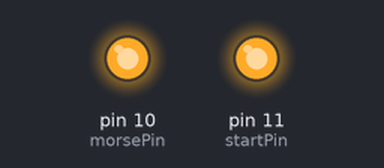
Bench run of a sketch on a simulated Arduino Uno, built with avr-gcc and run on an emulated ATmega328P. Shown: output pins drawn as LEDs (lit = HIGH).

Above: at 0.15 s.
At 5.5 s:
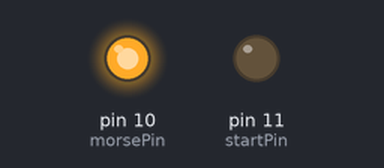
At 9.9 s:
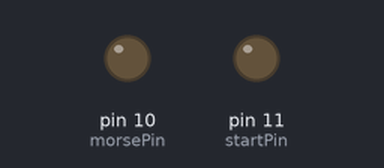
Timing chart, 0 to 14.4 s (numbered marks = the images above):
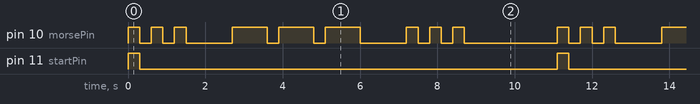

The sketch:

LightFlash.ino
```cpp
int morsePin = 10; //defining morse pin 10
int startPin = 11; //defining start pin

void setup() {
pinMode(morsePin, OUTPUT); //defining pin 10 with LED connected as output
pinMode(startPin, OUTPUT); //defining startPin
}

void loop() {
  digitalWrite(startPin, HIGH); //starting LED on
  for (int i = 0; i < 3; ++i) {
    digitalWrite(morsePin, HIGH); //set LED on
    delay(300); //wait 1 second
    digitalWrite(startPin, LOW); //turning off
    digitalWrite(morsePin, LOW); //set LED off
    delay(300); //wait for a second
  }
  delay(900);
  for (int i = 0; i < 3; ++i) {
    digitalWrite(morsePin, HIGH); //set LED on
    delay(900); //wait 1 second
    digitalWrite(morsePin, LOW); //set LED off
    delay(300); //wait for a second
  }
  delay(900);
    for (int i = 0; i < 3; ++i) {
    digitalWrite(morsePin, HIGH); //set LED on
    delay(300); //wait 1 second
    digitalWrite(morsePin, LOW); //set LED off
    delay(300); //wait for a second
  }
  delay(2100);
}
```

Measured:
- by itself, pin 11 (startPin): alternates HIGH for 0.30 s and LOW for 10.8 s
- by itself, pin 10 (morsePin): repeats every 11.1 s: 2 × (LOW 0.30 s, HIGH 0.30 s), LOW 1.2 s, 2 × (HIGH 0.90 s, LOW 0.30 s), HIGH 0.90 s, LOW 1.2 s, 2 × (HIGH 0.30 s, LOW 0.30 s), HIGH 0.30 s, LOW 2.4 s, HIGH 0.30 s
- by itself, everything shown: repeats every 11.1 s, in 18 steps
